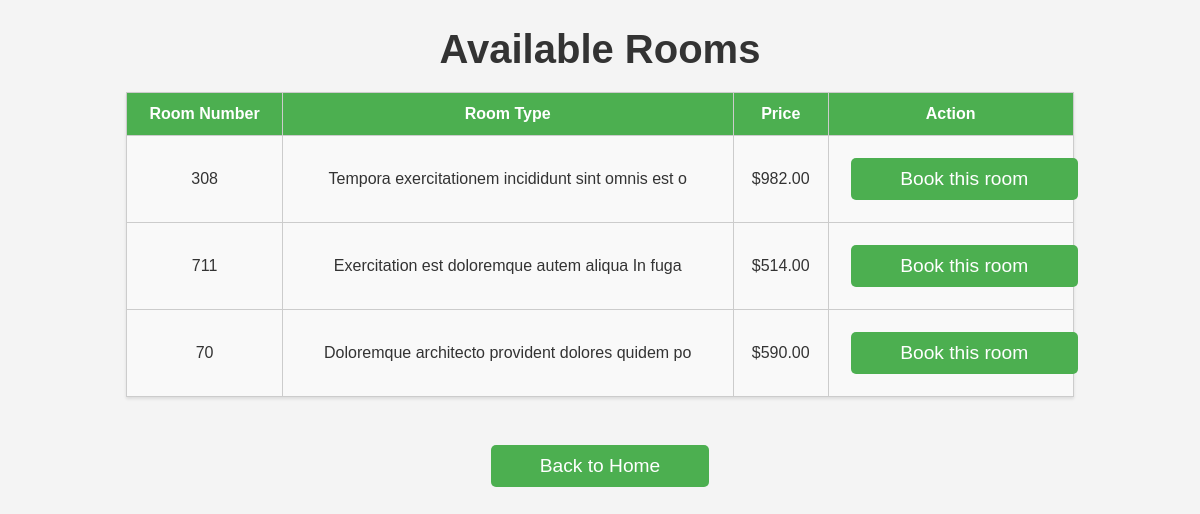
Screenshot of /view-rooms/ with the database file from the repository.
### hotel/models.py (models this page shows, shortened)
class Room(models.Model):
    room_number = models.CharField(max_length=10, unique=True)
    room_type = models.CharField(max_length=50)
    price = models.DecimalField(max_digits=10, decimal_places=2)
    is_available = models.BooleanField(default=True)

### hotel/views.py (the view)
# urls.py: path("view-rooms/", views.view_rooms, name="view_rooms"),
def view_rooms(request):
    reservations = Reservation.objects.filter(
        check_out__lt=now().date()
    )  # Convert now to date
    for reservation in reservations:
        reservation.room.is_available = True
        reservation.room.save()  # Mark rooms as available
        reservation.delete()  # Delete expired reservations
    rooms = Room.objects.filter(is_available=True)
    return render(request, "hotel/view_rooms.html", {"rooms": rooms})

### hotel/templates/hotel/view_rooms.html (shortened to what this page needs)
{% load static %}
<!DOCTYPE html>
<html lang="en">
  <head>
    <link rel="stylesheet" type="text/css" href="{% static 'styles.css' %}" />
  </head>
  <body>
    <h1>Available Rooms</h1>
    {% if rooms %}
    <table class="room-table">
      <thead>
        <tr>
          <th>Room Number</th>
          <th>Room Type</th>
          <th>Price</th>
          <th>Action</th>
        </tr>
      </thead>
      <tbody>
        {% for room in rooms %}
        <tr>
          <td>{{ room.room_number }}</td>
          <td>{{ room.room_type }}</td>
          <td>${{ room.price }}</td>
          <td>
            {% if room.id %}
            <a href="{% url 'book_room' room.id %}">Book this room</a>
            {% else %}
            Room ID not available
            {% endif %}
          </td>
        </tr>
        {% endfor %}
      </tbody>
    </table>
    {% else %}
    <p>No rooms available at the moment</p>
    {% endif %}
  <br>
    <a href="{% url 'index' %}" class="return">Back to Home</a>
  </body>
</html>

### hotel/static/styles.css (style rules this page uses)
body { font-family: Arial, sans-serif; background-color: #f4f4f4; color: #333; justify-content: center; align-items: center; text-align: center; }
h1 { color: #4caf50; font-size: 2.5em; margin-bottom: 20px; }
a, button { display: inline-block; text-decoration: none; color: #fff; background-color: #4caf50; padding: 10px 20px; margin: 10px; border-radius: 5px; font-size: 1.2em; width: 85%; transition: background-color 0.3s ease; }
.return { width: 15%; }
table { width: 80%; margin: 20px auto; border-collapse: collapse; box-shadow: 0 2px 3px rgba(0, 0, 0, 0.1); }
th, td { padding: 12px; border: 1px solid #ccc; text-align: center; }
th { background-color: #4caf50; color: white; }
td { background-color: #f9f9f9; }
tr:nth-child(even) { background-color: #f2f2f2; }
h1 { text-align: center; color: #333; }

### rows the page displays
Room: room_number "308", room_type "Tempora exercitationem incididunt sint omnis est o", price "982.00", shows "Book this room"
Room: room_number "711", room_type "Exercitation est doloremque autem aliqua In fuga", price "514.00", shows "Book this room"
Room: room_number "70", room_type "Doloremque architecto provident dolores quidem po", price "590.00", shows "Book this room"
